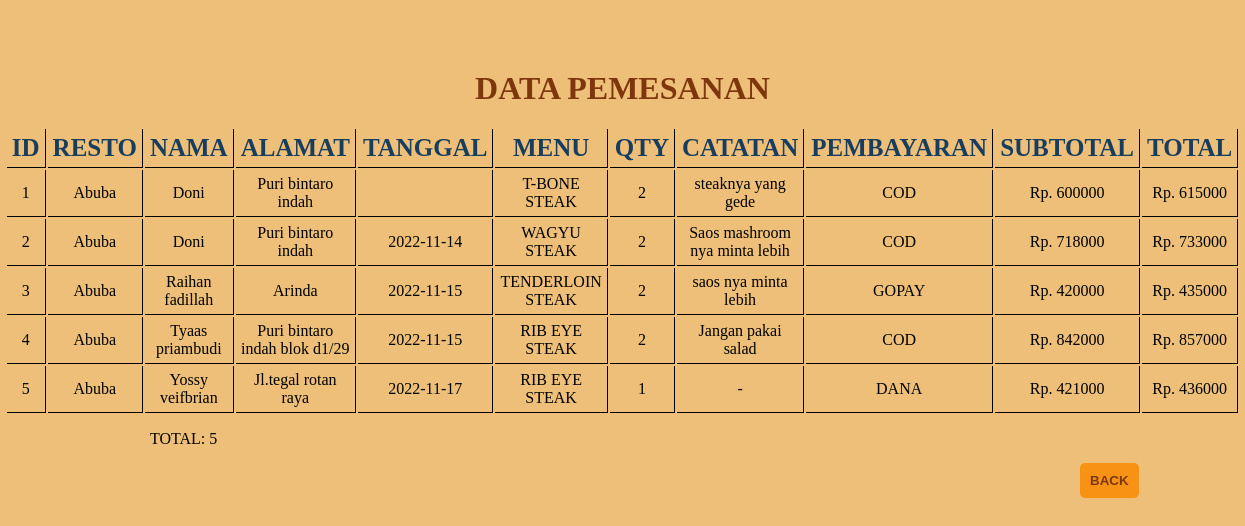
Screenshot of /resto/abuba/lispemesanan.php with the database file from the repository.
### tables this page shows
CREATE TABLE `pesanabuba` (
  `ID` int(50) NOT NULL,
  `RESTO` varchar(255) NOT NULL,
  `NAMA` varchar(255) NOT NULL,
  `ALAMAT` varchar(255) NOT NULL,
  `TANGGAL` varchar(255) NOT NULL,
  `MENU` varchar(255) NOT NULL,
  `JUMLAH` int(50) NOT NULL,
  `CATATAN` varchar(255) NOT NULL,
  `PEMBAYARAN` varchar(255) NOT NULL,
  `SUBTOTAL` int(50) NOT NULL,
  `TOTAL` int(50) NOT NULL
);

### resto/abuba/lispemesanan.php (the view, shortened to what this page needs)
<?php include("../../config.php") ?>
<!DOCTYPE html>
<html lang="en">
<head>
    <link rel="stylesheet" type="text/css" href="../style.css">
</head>
<body>
    <h1>DATA PEMESANAN</h1>
    <table>
		<thead>
			<tr>
				<th>ID</th>
				<th>RESTO</th>
				<th>NAMA</th>
                <th>ALAMAT</th>
                <th>TANGGAL</th>
				<th>MENU</th>
                <th>QTY</th>
				<th>CATATAN</th>
                <th>PEMBAYARAN</th>
                <th>SUBTOTAL</th>
				<th>TOTAL</th>
			</tr>
		</thead>
		<tbody>
			<?php
				$sql = "SELECT * FROM pesanabuba";
				$query = mysqli_query($db, $sql);
				while($pesanabuba = mysqli_fetch_array($query)){
					echo "<tr>";
					echo "<td>".$pesanabuba['ID']."</td>";
					echo "<td>".$pesanabuba['RESTO']."</td>";
					echo "<td>".$pesanabuba['NAMA']."</td>";
					echo "<td>".$pesanabuba['ALAMAT']."</td>";
					echo "<td>".$pesanabuba['TANGGAL']."</td>";
					echo "<td>".$pesanabuba['MENU']."</td>";
                    echo "<td>".$pesanabuba['JUMLAH']."</td>";
					echo "<td>".$pesanabuba['CATATAN']."</td>";
					echo "<td>".$pesanabuba['PEMBAYARAN']."</td>";
					echo "<td> Rp. ".$pesanabuba['SUBTOTAL']."</td>";
					echo "<td> Rp. ".$pesanabuba['TOTAL']."</td>";
					echo "</tr>";
				}
			?>
		</tbody>
	</table>
	<p>TOTAL: <?php echo mysqli_num_rows($query) ?></p>
	<a href="../abuba.php"><button>BACK</button></a>
</body>
</html>
</body>
</html>

### resto/style.css (style rules this page uses)
* { margin: 0; padding: 0; }
body { background-color: #EEBF78; }
h1 { text-align: center; font-family: 'Goudy Old Style'; padding: 20px 20px; color: #7E370C; margin-top: 50px; }
table { width: 1000px; margin-left: auto; margin-right: auto; }
thead th { font-weight: bold; font-size: 25px; text-align: center; border-bottom: 1px solid #000; border-right: 1px solid black; color: rgb(23, 61, 95); padding: 5px 5px; }
tbody td { border-bottom: 1px solid #000; border-right: 1px solid black; padding: 20px 0; padding-bottom: 15px; text-align: center; padding: 5px 5px; }
p { margin-left: 150px; padding: 15px 0; }
a button { padding: 10px 10px; background-color: rgb(248, 146, 21); color: #7E370C; cursor: pointer; font-weight: bold; border: none; border-radius: 5px; -webkit-border-radius: 5px; -moz-border-radius: 5px; -ms-border-radius: 5px; -o-border-radius: 5px; margin-left: 1080px; margin-bottom: 50px; }

### rows the page displays
pesanabuba: ID "1", RESTO "Abuba", NAMA "Doni", ALAMAT "Puri bintaro indah", MENU "T-BONE STEAK", JUMLAH "2", CATATAN "steaknya yang gede", PEMBAYARAN "COD", SUBTOTAL "600000", TOTAL "615000"
pesanabuba: ID "2", RESTO "Abuba", NAMA "Doni", ALAMAT "Puri bintaro indah", TANGGAL "2022-11-14", MENU "WAGYU STEAK", JUMLAH "2", CATATAN "Saos mashroom nya minta lebih", PEMBAYARAN "COD", SUBTOTAL "718000", TOTAL "733000"
pesanabuba: ID "3", RESTO "Abuba", NAMA "Raihan fadillah", ALAMAT "Arinda", TANGGAL "2022-11-15", MENU "TENDERLOIN STEAK", JUMLAH "2", CATATAN "saos nya minta lebih", PEMBAYARAN "GOPAY", SUBTOTAL "420000", TOTAL "435000"
pesanabuba: ID "4", RESTO "Abuba", NAMA "Tyaas priambudi", ALAMAT "Puri bintaro indah blok d1/29", TANGGAL "2022-11-15", MENU "RIB EYE STEAK", JUMLAH "2", CATATAN "Jangan pakai salad", PEMBAYARAN "COD", SUBTOTAL "842000", TOTAL "857000"
pesanabuba: ID "5", RESTO "Abuba", NAMA "Yossy veifbrian", ALAMAT "Jl.tegal rotan raya", TANGGAL "2022-11-17", MENU "RIB EYE STEAK", JUMLAH "1", CATATAN "-", PEMBAYARAN "DANA", SUBTOTAL "421000", TOTAL "436000"

### other values shown
mysqli_num_rows($query) "5"
